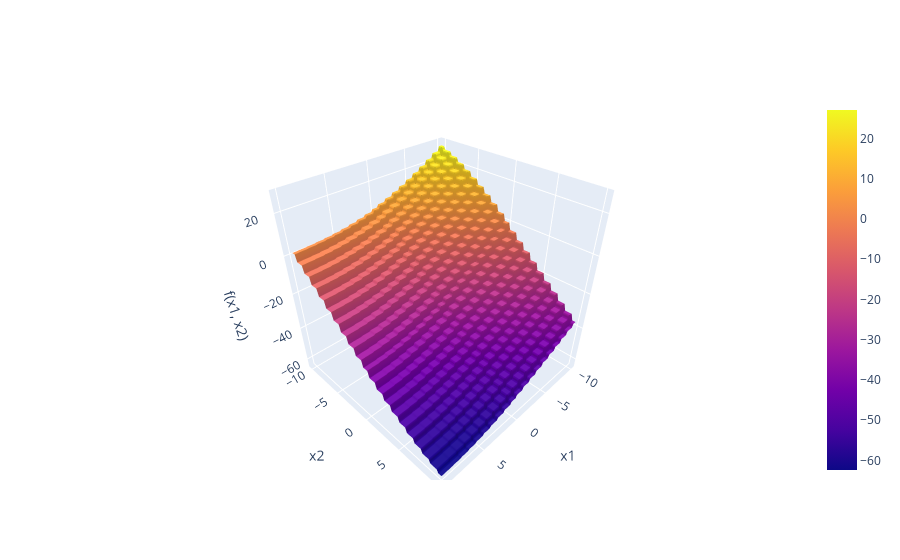

Notebook code cell kept with this figure:
### Code cell
import torch
import numpy as np
import plotly.graph_objs as go

func = eggholder_function

# 2次元グリッドを作成
x = np.linspace(-10, 10, 100)
y = np.linspace(-10, 10, 100)
X, Y = np.meshgrid(x, y)
Z = np.zeros_like(X)

# 各グリッド点でSchubert関数を計算
for i in range(X.shape[0]):
    for j in range(X.shape[1]):
        point = torch.tensor([[X[i, j].round(), Y[i, j].round()]], dtype=torch.float32)
        Z[i, j] = func(point).item()

# Plotlyで3Dプロットを作成
fig = go.Figure(data=[go.Surface(z=Z, x=X, y=Y)])
fig.update_layout(title='', autosize=False,
                  scene=dict(
                      xaxis_title='x1',
                      yaxis_title='x2',
                      zaxis_title='f(x1, x2)'
                  ))

fig.show()

### Figure 1 — Plotly figure (JSON) as saved in the notebook; plotly's stock layout.template omitted (floating-point values rounded to 4 significant figures; data arrays with more than 128 entries replaced by an {"elided": "..."} marker saying what was removed)
{"data": [{"type": "surface", "x": {"elided": "100x100 float values"}, "y": {"elided": "100x100 float values"}, "z": {"elided": "100x100 float values"}}], "layout": {"autosize": false, "scene": {"xaxis": {"title": {"text": "x1"}}, "yaxis": {"title": {"text": "x2"}}, "zaxis": {"title": {"text": "f(x1, x2)"}}}, "title": {"text": ""}}}
